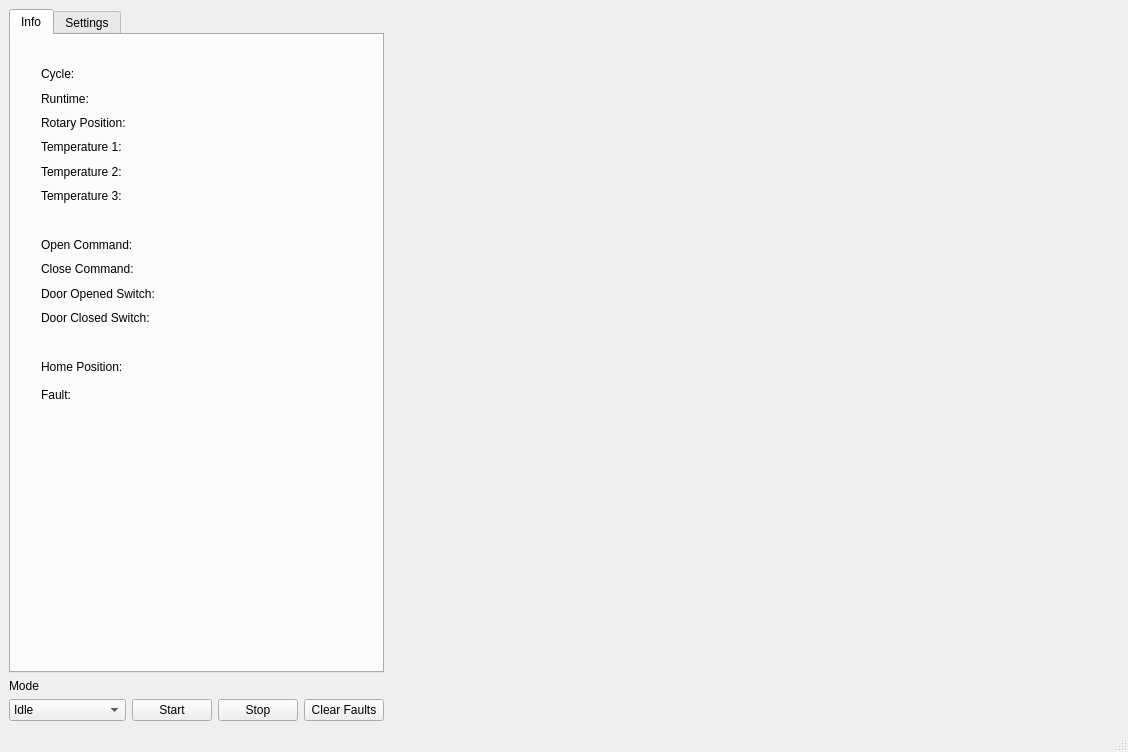
<?xml version="1.0" encoding="UTF-8"?>
<ui version="4.0">
 <class>MainWindow</class>
 <widget class="QMainWindow" name="MainWindow">
  <property name="geometry">
   <rect>
    <x>0</x>
    <y>0</y>
    <width>1128</width>
    <height>752</height>
   </rect>
  </property>
  <property name="windowTitle">
   <string>MainWindow</string>
  </property>
  <widget class="QWidget" name="centralwidget">
   <layout class="QHBoxLayout" name="horizontalLayout_8">
    <item>
     <layout class="QVBoxLayout" name="verticalLayout_5">
      <property name="sizeConstraint">
       <enum>QLayout::SizeConstraint::SetDefaultConstraint</enum>
      </property>
      <item>
       <widget class="QTabWidget" name="tabWidget">
        <property name="sizePolicy">
         <sizepolicy hsizetype="MinimumExpanding" vsizetype="MinimumExpanding">
          <horstretch>0</horstretch>
          <verstretch>0</verstretch>
         </sizepolicy>
        </property>
        <property name="minimumSize">
         <size>
          <width>0</width>
          <height>0</height>
         </size>
        </property>
        <property name="maximumSize">
         <size>
          <width>375</width>
          <height>16777215</height>
         </size>
        </property>
        <property name="currentIndex">
         <number>0</number>
        </property>
        <widget class="QWidget" name="tab">
         <attribute name="title">
          <string>Info</string>
         </attribute>
         <widget class="QWidget" name="layoutWidget_5">
          <property name="geometry">
           <rect>
            <x>30</x>
            <y>320</y>
            <width>251</width>
            <height>51</height>
           </rect>
          </property>
          <layout class="QVBoxLayout" name="verticalLayout_2">
           <item>
            <layout class="QHBoxLayout" name="horizontalLayout_6">
             <item>
              <widget class="QLabel" name="label_12">
               <property name="text">
                <string>Home Position:</string>
               </property>
              </widget>
             </item>
             <item>
              <widget class="QLabel" name="labelHomePosition">
               <property name="text">
                <string/>
               </property>
               <property name="alignment">
                <set>Qt::AlignmentFlag::AlignRight|Qt::AlignmentFlag::AlignTrailing|Qt::AlignmentFlag::AlignVCenter</set>
               </property>
              </widget>
             </item>
            </layout>
           </item>
           <item>
            <layout class="QHBoxLayout" name="horizontalLayout_7">
             <item>
              <widget class="QLabel" name="label_14">
               <property name="text">
                <string>Fault:</string>
               </property>
              </widget>
             </item>
             <item>
              <widget class="QLabel" name="labelFault">
               <property name="text">
                <string/>
               </property>
               <property name="alignment">
                <set>Qt::AlignmentFlag::AlignRight|Qt::AlignmentFlag::AlignTrailing|Qt::AlignmentFlag::AlignVCenter</set>
               </property>
              </widget>
             </item>
            </layout>
           </item>
          </layout>
         </widget>
         <widget class="QWidget" name="layoutWidget">
          <property name="geometry">
           <rect>
            <x>30</x>
            <y>30</y>
            <width>251</width>
            <height>140</height>
           </rect>
          </property>
          <layout class="QVBoxLayout" name="verticalLayout">
           <item>
            <layout class="QHBoxLayout" name="horizontalLayout_9">
             <item>
              <widget class="QLabel" name="label_17">
               <property name="text">
                <string>Cycle:</string>
               </property>
              </widget>
             </item>
             <item>
              <widget class="QLabel" name="labelCycle">
               <property name="text">
                <string/>
               </property>
               <property name="alignment">
                <set>Qt::AlignmentFlag::AlignRight|Qt::AlignmentFlag::AlignTrailing|Qt::AlignmentFlag::AlignVCenter</set>
               </property>
              </widget>
             </item>
            </layout>
           </item>
           <item>
            <layout class="QHBoxLayout" name="horizontalLayout_5">
             <item>
              <widget class="QLabel" name="label_10">
               <property name="text">
                <string>Runtime:</string>
               </property>
              </widget>
             </item>
             <item>
              <widget class="QLabel" name="labelRuntime">
               <property name="text">
                <string/>
               </property>
               <property name="alignment">
                <set>Qt::AlignmentFlag::AlignRight|Qt::AlignmentFlag::AlignTrailing|Qt::AlignmentFlag::AlignVCenter</set>
               </property>
              </widget>
             </item>
            </layout>
           </item>
           <item>
            <layout class="QHBoxLayout" name="horizontalLayout">
             <item>
              <widget class="QLabel" name="label_2">
               <property name="text">
                <string>Rotary Position:</string>
               </property>
              </widget>
             </item>
             <item>
              <widget class="QLabel" name="labelPosition">
               <property name="text">
                <string/>
               </property>
               <property name="alignment">
                <set>Qt::AlignmentFlag::AlignRight|Qt::AlignmentFlag::AlignTrailing|Qt::AlignmentFlag::AlignVCenter</set>
               </property>
              </widget>
             </item>
            </layout>
           </item>
           <item>
            <layout class="QHBoxLayout" name="horizontalLayout_2">
             <item>
              <widget class="QLabel" name="label_4">
               <property name="text">
                <string>Temperature 1: </string>
               </property>
              </widget>
             </item>
             <item>
              <widget class="QLabel" name="labelTemperature1">
               <property name="text">
                <string/>
               </property>
               <property name="alignment">
                <set>Qt::AlignmentFlag::AlignRight|Qt::AlignmentFlag::AlignTrailing|Qt::AlignmentFlag::AlignVCenter</set>
               </property>
              </widget>
             </item>
            </layout>
           </item>
           <item>
            <layout class="QHBoxLayout" name="horizontalLayout_3">
             <item>
              <widget class="QLabel" name="label_6">
               <property name="text">
                <string>Temperature 2:</string>
               </property>
              </widget>
             </item>
             <item>
              <widget class="QLabel" name="labelTemperature2">
               <property name="text">
                <string/>
               </property>
               <property name="alignment">
                <set>Qt::AlignmentFlag::AlignRight|Qt::AlignmentFlag::AlignTrailing|Qt::AlignmentFlag::AlignVCenter</set>
               </property>
              </widget>
             </item>
            </layout>
           </item>
           <item>
            <layout class="QHBoxLayout" name="horizontalLayout_4">
             <item>
              <widget class="QLabel" name="label_8">
               <property name="text">
                <string>Temperature 3:</string>
               </property>
              </widget>
             </item>
             <item>
              <widget class="QLabel" name="labelTemperature3">
               <property name="text">
                <string/>
               </property>
               <property name="alignment">
                <set>Qt::AlignmentFlag::AlignRight|Qt::AlignmentFlag::AlignTrailing|Qt::AlignmentFlag::AlignVCenter</set>
               </property>
              </widget>
             </item>
            </layout>
           </item>
          </layout>
         </widget>
         <widget class="QWidget" name="layoutWidget">
          <property name="geometry">
           <rect>
            <x>30</x>
            <y>200</y>
            <width>251</width>
            <height>92</height>
           </rect>
          </property>
          <layout class="QVBoxLayout" name="verticalLayout_4">
           <item>
            <layout class="QHBoxLayout" name="horizontalLayout_11">
             <item>
              <widget class="QLabel" name="label_22">
               <property name="text">
                <string>Open Command:</string>
               </property>
              </widget>
             </item>
             <item>
              <widget class="QLabel" name="labelOpenCommand">
               <property name="text">
                <string/>
               </property>
               <property name="alignment">
                <set>Qt::AlignmentFlag::AlignRight|Qt::AlignmentFlag::AlignTrailing|Qt::AlignmentFlag::AlignVCenter</set>
               </property>
              </widget>
             </item>
            </layout>
           </item>
           <item>
            <layout class="QHBoxLayout" name="horizontalLayout_12">
             <item>
              <widget class="QLabel" name="label_24">
               <property name="text">
                <string>Close Command:</string>
               </property>
              </widget>
             </item>
             <item>
              <widget class="QLabel" name="labelCloseCommand">
               <property name="text">
                <string/>
               </property>
               <property name="alignment">
                <set>Qt::AlignmentFlag::AlignRight|Qt::AlignmentFlag::AlignTrailing|Qt::AlignmentFlag::AlignVCenter</set>
               </property>
              </widget>
             </item>
            </layout>
           </item>
           <item>
            <layout class="QHBoxLayout" name="horizontalLayout_13">
             <item>
              <widget class="QLabel" name="label_26">
               <property name="text">
                <string>Door Opened Switch:</string>
               </property>
              </widget>
             </item>
             <item>
              <widget class="QLabel" name="labelDoorOpened">
               <property name="text">
                <string/>
               </property>
               <property name="alignment">
                <set>Qt::AlignmentFlag::AlignRight|Qt::AlignmentFlag::AlignTrailing|Qt::AlignmentFlag::AlignVCenter</set>
               </property>
              </widget>
             </item>
            </layout>
           </item>
           <item>
            <layout class="QHBoxLayout" name="horizontalLayout_16">
             <item>
              <widget class="QLabel" name="label_28">
               <property name="text">
                <string>Door Closed Switch:</string>
               </property>
              </widget>
             </item>
             <item>
              <widget class="QLabel" name="labelDoorClosed">
               <property name="text">
                <string/>
               </property>
               <property name="alignment">
                <set>Qt::AlignmentFlag::AlignRight|Qt::AlignmentFlag::AlignTrailing|Qt::AlignmentFlag::AlignVCenter</set>
               </property>
              </widget>
             </item>
            </layout>
           </item>
          </layout>
         </widget>
        </widget>
        <widget class="QWidget" name="tab_2">
         <attribute name="title">
          <string>Settings</string>
         </attribute>
         <widget class="QPushButton" name="pushButton_4">
          <property name="geometry">
           <rect>
            <x>30</x>
            <y>20</y>
            <width>88</width>
            <height>26</height>
           </rect>
          </property>
          <property name="text">
           <string>Connect</string>
          </property>
         </widget>
         <widget class="QPushButton" name="pushButton_5">
          <property name="geometry">
           <rect>
            <x>30</x>
            <y>70</y>
            <width>88</width>
            <height>26</height>
           </rect>
          </property>
          <property name="text">
           <string>Disconnect</string>
          </property>
         </widget>
        </widget>
       </widget>
      </item>
      <item>
       <layout class="QVBoxLayout" name="verticalLayout_3">
        <item>
         <widget class="QLabel" name="label">
          <property name="text">
           <string>Mode</string>
          </property>
         </widget>
        </item>
        <item>
         <layout class="QHBoxLayout" name="horizontalLayout_15">
          <item>
           <widget class="QComboBox" name="comboBox">
            <item>
             <property name="text">
              <string>Idle</string>
             </property>
            </item>
            <item>
             <property name="text">
              <string>Calibrate</string>
             </property>
            </item>
            <item>
             <property name="text">
              <string>Cycle</string>
             </property>
            </item>
            <item>
             <property name="text">
              <string>Timed</string>
             </property>
            </item>
            <item>
             <property name="text">
              <string>Target</string>
             </property>
            </item>
            <item>
             <property name="text">
              <string>Training</string>
             </property>
            </item>
           </widget>
          </item>
          <item>
           <layout class="QHBoxLayout" name="horizontalLayout_14">
            <item>
             <widget class="QPushButton" name="pushButton">
              <property name="text">
               <string>Start</string>
              </property>
             </widget>
            </item>
            <item>
             <widget class="QPushButton" name="pushButton_2">
              <property name="text">
               <string>Stop</string>
              </property>
             </widget>
            </item>
            <item>
             <widget class="QPushButton" name="pushButton_3">
              <property name="text">
               <string>Clear Faults</string>
              </property>
             </widget>
            </item>
           </layout>
          </item>
         </layout>
        </item>
       </layout>
      </item>
     </layout>
    </item>
    <item>
     <widget class="PlotWidget" name="graphWidget" native="true">
      <property name="minimumSize">
       <size>
        <width>720</width>
        <height>680</height>
       </size>
      </property>
     </widget>
    </item>
   </layout>
  </widget>
  <widget class="QMenuBar" name="menubar">
   <property name="geometry">
    <rect>
     <x>0</x>
     <y>0</y>
     <width>1128</width>
     <height>33</height>
    </rect>
   </property>
  </widget>
  <widget class="QStatusBar" name="statusbar"/>
 </widget>
 <customwidgets>
  <customwidget>
   <class>PlotWidget</class>
   <extends>QWidget</extends>
   <header>pyqtgraph.h</header>
   <container>1</container>
  </customwidget>
 </customwidgets>
 <resources/>
 <connections/>
</ui>
